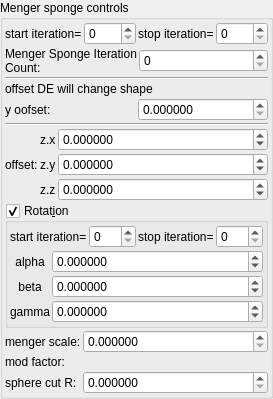
    <widget class="QGroupBox" name="groupBox_8">
     <property name="title">
      <string>Menger sponge controls</string>
     </property>
     <layout class="QVBoxLayout" name="verticalLayout_10" stretch="0,0,0,0,0,0,0,0">
      <property name="spacing">
       <number>2</number>
      </property>
      <property name="leftMargin">
       <number>2</number>
      </property>
      <property name="topMargin">
       <number>2</number>
      </property>
      <property name="rightMargin">
       <number>2</number>
      </property>
      <property name="bottomMargin">
       <number>2</number>
      </property>
      <item>
       <layout class="QHBoxLayout" name="horizontalLayout_7" stretch="0,1,0,1">
        <property name="topMargin">
         <number>0</number>
        </property>
        <item>
         <widget class="QLabel" name="label_80">
          <property name="text">
           <string>start iteration=</string>
          </property>
          <property name="wordWrap">
           <bool>true</bool>
          </property>
         </widget>
        </item>
        <item>
         <widget class="MySpinBox" name="spinboxInt_transf_start_iterations">
          <property name="sizePolicy">
           <sizepolicy hsizetype="Minimum" vsizetype="Maximum">
            <horstretch>0</horstretch>
            <verstretch>0</verstretch>
           </sizepolicy>
          </property>
          <property name="minimum">
           <number>0</number>
          </property>
          <property name="maximum">
           <number>999</number>
          </property>
          <property name="value">
           <number>0</number>
          </property>
         </widget>
        </item>
        <item>
         <widget class="QLabel" name="label_65">
          <property name="text">
           <string>stop iteration=</string>
          </property>
          <property name="wordWrap">
           <bool>true</bool>
          </property>
         </widget>
        </item>
        <item>
         <widget class="MySpinBox" name="spinboxInt_transf_stop_iterations_1">
          <property name="sizePolicy">
           <sizepolicy hsizetype="Preferred" vsizetype="Maximum">
            <horstretch>0</horstretch>
            <verstretch>0</verstretch>
           </sizepolicy>
          </property>
          <property name="maximum">
           <number>999</number>
          </property>
         </widget>
        </item>
       </layout>
      </item>
      <item>
       <layout class="QHBoxLayout" name="horizontalLayout_11" stretch="0,1">
        <property name="topMargin">
         <number>0</number>
        </property>
        <item>
         <widget class="QLabel" name="label_85">
          <property name="text">
           <string>Menger Sponge Iteration Count:</string>
          </property>
          <property name="wordWrap">
           <bool>true</bool>
          </property>
         </widget>
        </item>
        <item>
         <widget class="MySpinBox" name="spinboxInt_transf_int8_X">
          <property name="sizePolicy">
           <sizepolicy hsizetype="Minimum" vsizetype="Maximum">
            <horstretch>0</horstretch>
            <verstretch>0</verstretch>
           </sizepolicy>
          </property>
          <property name="font">
           <font>
            <weight>50</weight>
            <bold>false</bold>
           </font>
          </property>
          <property name="maximum">
           <number>250</number>
          </property>
         </widget>
        </item>
       </layout>
      </item>
      <item>
       <widget class="Line" name="line">
        <property name="orientation">
         <enum>Qt::Horizontal</enum>
        </property>
       </widget>
      </item>
      <item>
       <layout class="QGridLayout" name="gridLayout_14" columnstretch="0,0">
        <property name="spacing">
         <number>2</number>
        </property>
        <item row="1" column="0">
         <widget class="QLabel" name="label_14">
          <property name="text">
           <string>y oofset:</string>
          </property>
         </widget>
        </item>
        <item row="0" column="0" colspan="2">
         <widget class="QLabel" name="label_16">
          <property name="text">
           <string>offset DE will change shape</string>
          </property>
         </widget>
        </item>
        <item row="1" column="1">
         <widget class="MyDoubleSpinBox" name="spinbox_transf_offset_3">
          <property name="enabled">
           <bool>true</bool>
          </property>
          <property name="sizePolicy">
           <sizepolicy hsizetype="Minimum" vsizetype="Maximum">
            <horstretch>0</horstretch>
            <verstretch>0</verstretch>
           </sizepolicy>
          </property>
          <property name="prefix">
           <string/>
          </property>
          <property name="suffix">
           <string/>
          </property>
          <property name="decimals">
           <number>6</number>
          </property>
          <property name="minimum">
           <double>0.000000000000000</double>
          </property>
          <property name="maximum">
           <double>99.989999999999995</double>
          </property>
          <property name="singleStep">
           <double>0.100000000000000</double>
          </property>
         </widget>
        </item>
       </layout>
      </item>
      <item>
       <widget class="Line" name="line_2">
        <property name="orientation">
         <enum>Qt::Horizontal</enum>
        </property>
       </widget>
      </item>
      <item>
       <layout class="QGridLayout" name="gridLayout_18" columnstretch="0,0,1">
        <property name="spacing">
         <number>2</number>
        </property>
        <item row="1" column="1">
         <widget class="QLabel" name="label_133">
          <property name="text">
           <string notr="true">z.y</string>
          </property>
         </widget>
        </item>
        <item row="2" column="1">
         <widget class="QLabel" name="label_134">
          <property name="text">
           <string notr="true">z.z</string>
          </property>
         </widget>
        </item>
        <item row="0" column="1">
         <widget class="QLabel" name="label_135">
          <property name="text">
           <string notr="true">z.x</string>
          </property>
         </widget>
        </item>
        <item row="0" column="2">
         <widget class="MyDoubleSpinBox" name="spinbox3_transf_offset_100_x">
          <property name="sizePolicy">
           <sizepolicy hsizetype="Minimum" vsizetype="Maximum">
            <horstretch>0</horstretch>
            <verstretch>0</verstretch>
           </sizepolicy>
          </property>
          <property name="prefix">
           <string/>
          </property>
          <property name="suffix">
           <string/>
          </property>
          <property name="decimals">
           <number>6</number>
          </property>
          <property name="minimum">
           <double>-99.989999999999995</double>
          </property>
          <property name="maximum">
           <double>99.989999999999995</double>
          </property>
          <property name="singleStep">
           <double>0.100000000000000</double>
          </property>
         </widget>
        </item>
        <item row="1" column="2">
         <widget class="MyDoubleSpinBox" name="spinbox3_transf_offset_100_y">
          <property name="sizePolicy">
           <sizepolicy hsizetype="Minimum" vsizetype="Maximum">
            <horstretch>0</horstretch>
            <verstretch>0</verstretch>
           </sizepolicy>
          </property>
          <property name="prefix">
           <string/>
          </property>
          <property name="suffix">
           <string/>
          </property>
          <property name="decimals">
           <number>6</number>
          </property>
          <property name="minimum">
           <double>-99.989999999999995</double>
          </property>
          <property name="maximum">
           <double>99.989999999999995</double>
          </property>
          <property name="singleStep">
           <double>0.100000000000000</double>
          </property>
         </widget>
        </item>
        <item row="2" column="2">
         <widget class="MyDoubleSpinBox" name="spinbox3_transf_offset_100_z">
          <property name="sizePolicy">
           <sizepolicy hsizetype="Minimum" vsizetype="Maximum">
            <horstretch>0</horstretch>
            <verstretch>0</verstretch>
           </sizepolicy>
          </property>
          <property name="prefix">
           <string/>
          </property>
          <property name="suffix">
           <string/>
          </property>
          <property name="decimals">
           <number>6</number>
          </property>
          <property name="minimum">
           <double>-99.989999999999995</double>
          </property>
          <property name="maximum">
           <double>99.989999999999995</double>
          </property>
          <property name="singleStep">
           <double>0.100000000000000</double>
          </property>
         </widget>
        </item>
        <item row="0" column="0" rowspan="3">
         <widget class="QLabel" name="label_114">
          <property name="text">
           <string>offset:</string>
          </property>
         </widget>
        </item>
       </layout>
      </item>
      <item>
       <widget class="MyGroupBox" name="groupCheck_transf_function_enabledR_false">
        <property name="toolTip">
         <string/>
        </property>
        <property name="title">
         <string>Rotat&amp;ion</string>
        </property>
        <property name="checkable">
         <bool>true</bool>
        </property>
        <layout class="QVBoxLayout" name="verticalLayout_32" stretch="0,0">
         <property name="spacing">
          <number>2</number>
         </property>
         <property name="leftMargin">
          <number>2</number>
         </property>
         <property name="topMargin">
          <number>2</number>
         </property>
         <property name="rightMargin">
          <number>2</number>
         </property>
         <property name="bottomMargin">
          <number>2</number>
         </property>
         <item>
          <layout class="QHBoxLayout" name="horizontalLayout_14" stretch="0,1,0,1">
           <property name="topMargin">
            <number>0</number>
           </property>
           <item>
            <widget class="QLabel" name="label_250">
             <property name="text">
              <string>start iteration=</string>
             </property>
            </widget>
           </item>
           <item>
            <widget class="MySpinBox" name="spinboxInt_transf_start_iterations_R">
             <property name="sizePolicy">
              <sizepolicy hsizetype="Minimum" vsizetype="Maximum">
               <horstretch>0</horstretch>
               <verstretch>0</verstretch>
              </sizepolicy>
             </property>
             <property name="maximum">
              <number>999</number>
             </property>
            </widget>
           </item>
           <item>
            <widget class="QLabel" name="label_251">
             <property name="text">
              <string>stop iteration=</string>
             </property>
            </widget>
           </item>
           <item>
            <widget class="MySpinBox" name="spinboxInt_transf_stop_iterations_R">
             <property name="sizePolicy">
              <sizepolicy hsizetype="Minimum" vsizetype="Maximum">
               <horstretch>0</horstretch>
               <verstretch>0</verstretch>
              </sizepolicy>
             </property>
             <property name="maximum">
              <number>999</number>
             </property>
            </widget>
           </item>
          </layout>
         </item>
         <item>
          <layout class="QGridLayout" name="gridLayout_13" columnstretch="0,1">
           <property name="spacing">
            <number>2</number>
           </property>
           <item row="2" column="1">
            <widget class="MyDoubleSpinBox" name="spinboxd3_transf_rotation_z">
             <property name="sizePolicy">
              <sizepolicy hsizetype="Minimum" vsizetype="Maximum">
               <horstretch>0</horstretch>
               <verstretch>0</verstretch>
              </sizepolicy>
             </property>
             <property name="prefix">
              <string/>
             </property>
             <property name="suffix">
              <string/>
             </property>
             <property name="decimals">
              <number>6</number>
             </property>
             <property name="minimum">
              <double>-180.000000000000000</double>
             </property>
             <property name="maximum">
              <double>180.000000000000000</double>
             </property>
             <property name="singleStep">
              <double>1.000000000000000</double>
             </property>
            </widget>
           </item>
           <item row="0" column="0">
            <widget class="QLabel" name="label_39">
             <property name="text">
              <string notr="true">alpha</string>
             </property>
             <property name="alignment">
              <set>Qt::AlignCenter</set>
             </property>
            </widget>
           </item>
           <item row="1" column="0">
            <widget class="QLabel" name="label_40">
             <property name="text">
              <string notr="true">beta</string>
             </property>
             <property name="alignment">
              <set>Qt::AlignCenter</set>
             </property>
            </widget>
           </item>
           <item row="1" column="1">
            <widget class="MyDoubleSpinBox" name="spinboxd3_transf_rotation_y">
             <property name="sizePolicy">
              <sizepolicy hsizetype="Minimum" vsizetype="Maximum">
               <horstretch>0</horstretch>
               <verstretch>0</verstretch>
              </sizepolicy>
             </property>
             <property name="prefix">
              <string/>
             </property>
             <property name="suffix">
              <string/>
             </property>
             <property name="decimals">
              <number>6</number>
             </property>
             <property name="minimum">
              <double>-180.000000000000000</double>
             </property>
             <property name="maximum">
              <double>180.000000000000000</double>
             </property>
             <property name="singleStep">
              <double>1.000000000000000</double>
             </property>
            </widget>
           </item>
           <item row="2" column="0">
            <widget class="QLabel" name="label_41">
             <property name="text">
              <string notr="true">gamma</string>
             </property>
             <property name="alignment">
              <set>Qt::AlignCenter</set>
             </property>
            </widget>
           </item>
           <item row="0" column="1">
            <widget class="MyDoubleSpinBox" name="spinboxd3_transf_rotation_x">
             <property name="sizePolicy">
              <sizepolicy hsizetype="Minimum" vsizetype="Maximum">
               <horstretch>0</horstretch>
               <verstretch>0</verstretch>
              </sizepolicy>
             </property>
             <property name="prefix">
              <string/>
             </property>
             <property name="suffix">
              <string/>
             </property>
             <property name="decimals">
              <number>6</number>
             </property>
             <property name="minimum">
              <double>-180.000000000000000</double>
             </property>
             <property name="maximum">
              <double>180.000000000000000</double>
             </property>
             <property name="singleStep">
              <double>1.000000000000000</double>
             </property>
            </widget>
           </item>
          </layout>
         </item>
        </layout>
       </widget>
      </item>
      <item>
       <layout class="QGridLayout" name="gridLayout_15" columnstretch="0,1">
        <property name="spacing">
         <number>2</number>
        </property>
        <item row="2" column="0">
         <widget class="QLabel" name="label_19">
          <property name="text">
           <string>sphere cut R:</string>
          </property>
         </widget>
        </item>
        <item row="0" column="0">
         <widget class="QLabel" name="label_17">
          <property name="text">
           <string>menger scale:</string>
          </property>
         </widget>
        </item>
        <item row="2" column="1">
         <widget class="MyDoubleSpinBox" name="spinbox_transf_offset_1">
          <property name="enabled">
           <bool>true</bool>
          </property>
          <property name="sizePolicy">
           <sizepolicy hsizetype="Minimum" vsizetype="Maximum">
            <horstretch>0</horstretch>
            <verstretch>0</verstretch>
           </sizepolicy>
          </property>
          <property name="prefix">
           <string/>
          </property>
          <property name="suffix">
           <string/>
          </property>
          <property name="decimals">
           <number>6</number>
          </property>
          <property name="minimum">
           <double>0.000000000000000</double>
          </property>
          <property name="maximum">
           <double>99.989999999999995</double>
          </property>
          <property name="singleStep">
           <double>0.100000000000000</double>
          </property>
         </widget>
        </item>
        <item row="1" column="0">
         <widget class="QLabel" name="label_13">
          <property name="text">
           <string>mod factor:</string>
          </property>
         </widget>
        </item>
        <item row="0" column="1">
         <widget class="MyDoubleSpinBox" name="spinbox_transf_scale_3">
          <property name="sizePolicy">
           <sizepolicy hsizetype="Minimum" vsizetype="Maximum">
            <horstretch>0</horstretch>
            <verstretch>0</verstretch>
           </sizepolicy>
          </property>
          <property name="prefix">
           <string/>
          </property>
          <property name="suffix">
           <string/>
          </property>
          <property name="decimals">
           <number>6</number>
          </property>
          <property name="minimum">
           <double>0.000000000000000</double>
          </property>
          <property name="maximum">
           <double>99.998999999999995</double>
          </property>
          <property name="singleStep">
           <double>0.100000000000000</double>
          </property>
         </widget>
        </item>
       </layout>
      </item>
     </layout>
    </widget>
